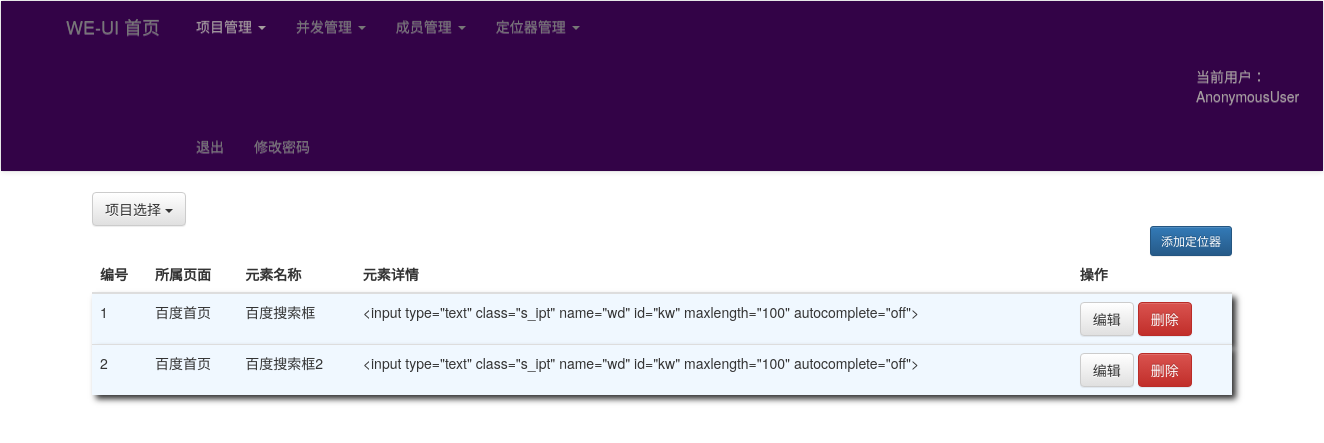
The page /locator_list/ on the database its author committed.
### uiApp/models.py (models this page shows, shortened)
class DB_locator(models.Model):
    pro_id = models.CharField(max_length=10)
    name = models.CharField(max_length=100)
    page = models.CharField(max_length=50, null=True, blank=True)
    page_name = models.CharField(max_length=50, null=True, blank=True)
    tmp_method = models.CharField(max_length=30, null=True, blank=True)
    tmp_value = models.CharField(max_length=200, null=True, blank=True)
    tag = models.CharField(max_length=300, null=True, blank=True)
    index = models.IntegerField(default=0)  # 下标

### uiApp/views.py (the view)
# urls.py: re_path('locator_list/(?P<pro_id>.*)', locator_list),
def locator_list(request, pro_id='', page=''):
    projects = DB_end.objects.filter()
    if pro_id == '' or pro_id is None:
        pro_id = DB_end.objects.filter()[0].id
    pro = DB_end.objects.filter(id=pro_id)[0]
    if page != '' and page is not None:
        locators = DB_locator.objects.filter(pro_id=pro_id, page=page)
    else:
        locators = DB_locator.objects.filter(pro_id=pro_id)
    pages = DB_page.objects.filter(pro_id=pro_id)
    res = {'locators': locators, 'project': pro, 'page': page, 'pages': pages, 'projects': projects}
    return render(request, 'locator.html', res)

### uiApp/templates/locator.html (shortened to what this page needs)
<!DOCTYPE html>
<html lang="en">
<head>
    <link rel="stylesheet" type="text/css" href="/static/bootstrap-3.4.1-dist/css/bootstrap.css">
    <link rel="stylesheet" type="text/css" href="/static/bootstrap-3.4.1-dist/css/bootstrap-theme.css">
</head>
<body>
    {% include 'new_menu.html' %}
     <div class="container">
        <div class="row clearfix">
            <div class="col-md-12 column" style="position: relative">
                <div class="dropdown">
                  <button class="btn btn-default dropdown-toggle" type="button" id="dropdownMenu1" data-toggle="dropdown" aria-haspopup="true" aria-expanded="true">
                      项目选择
                    <span class="caret"></span>
                  </button>
                </div>
                <div align="right">
                    <button class="btn btn-primary btn-sm" onclick='javascript:document.getElementById("add_member_form").style.display="block"'>添加定位器</button>
                </div>
                <table class="table" style="width: 1200px;" align="center">
                    <thead>
                        <tr>
                            <th>
                                编号
                            </th>
                            <th>
                                所属页面
                            </th>
                            <th>
                                元素名称
                            </th>
                            <th>
                                元素详情
                            </th>
                            <th>
                                操作
                            </th>
                        </tr>
                    </thead>
                    <tbody>
                        {% for locator in locators %}
                            <tr bgcolor="#f0f8ff" style="box-shadow: 4px 4px 6px">
                                <td>
                                    {{ locator.id }}
                                </td>
                                <td>
                                    {{ locator.page_name}}
                                </td>
                                <td>
                                    {{ locator.name}}
                                </td>
                                <td>
                                    {{ locator.tmp_value}}
                                </td>
                                <td>
                                     <input type="button" class="btn btn-default" onclick="get_edit_locator_msg({{ locator.id }})" value="编辑">
                                    <button class="btn btn-danger" onclick="delete_locator({{ locator.id }})">删除</button>
                                </td>
                            </tr>
                        {% endfor %}
                    </tbody>
                </table>
            </div>
        </div>
     </div>
</body>
</html>

### rows shown on the page
DB_locator: id "1", page_name "百度首页", name "百度搜索框", tmp_value "<input type=\"text\" class=\"s_ipt\" name=\"wd\" id=\"kw\" maxlength=\"100\" autocomplete=\"off\">"
DB_locator: id "2", page_name "百度首页", name "百度搜索框2", tmp_value "<input type=\"text\" class=\"s_ipt\" name=\"wd\" id=\"kw\" maxlength=\"100\" autocomplete=\"off\">"

### other values the page prints
{{ user }} "AnonymousUser"
